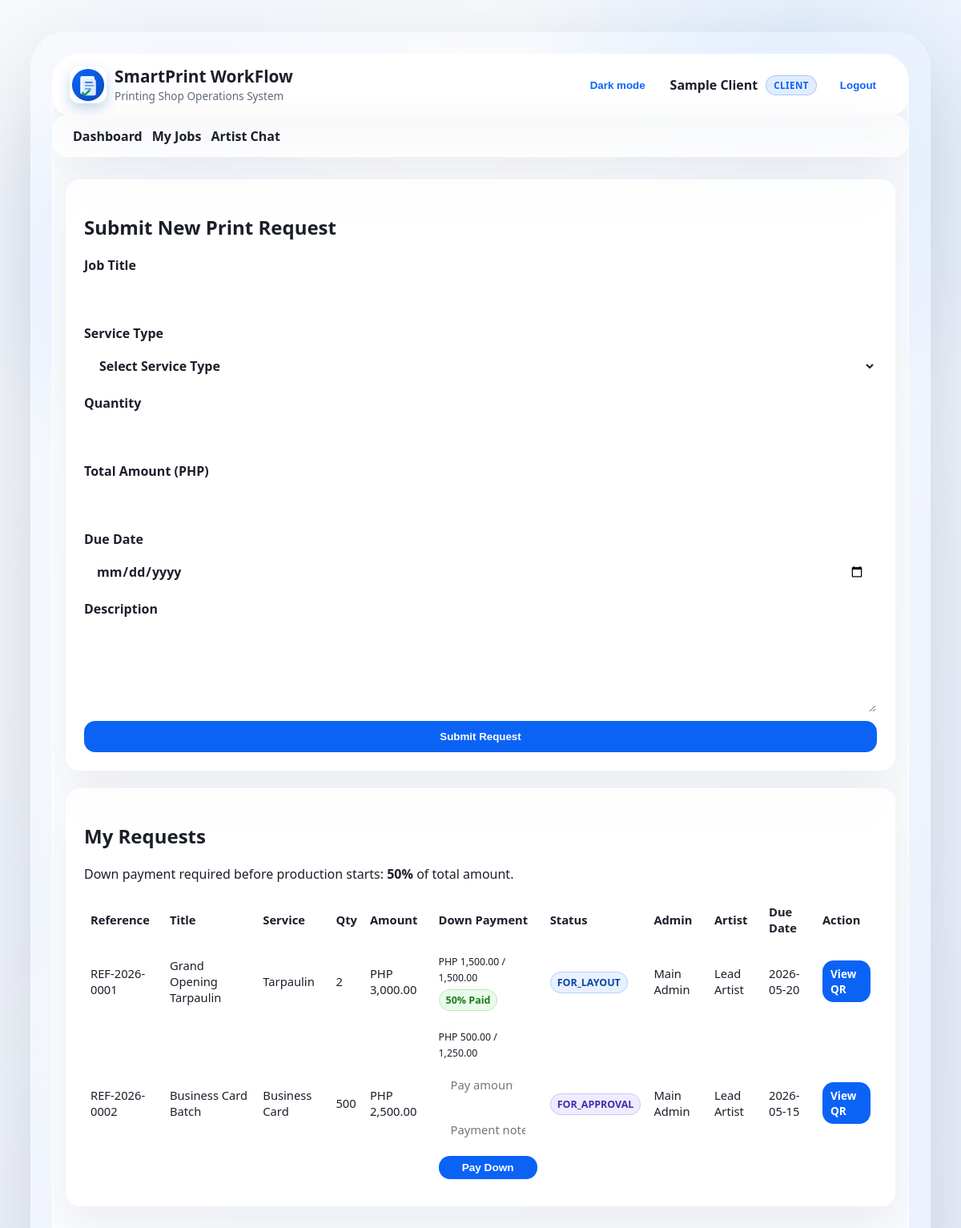
Page /pages/client/jobs.php (signed in) on the committed database.
### tables this page shows
CREATE TABLE print_jobs (
    id INT AUTO_INCREMENT PRIMARY KEY,
    reference_number VARCHAR(20) NOT NULL UNIQUE,
    client_id INT NOT NULL,
    assigned_admin_id INT NULL,
    assigned_artist_id INT NULL,
    title VARCHAR(150) NOT NULL,
    description TEXT NULL,
    service_type_id INT UNSIGNED NOT NULL,
    total_amount DECIMAL(10,2) NOT NULL DEFAULT 0.00,
    quantity INT NOT NULL,
    due_date DATE NOT NULL,
    status_id TINYINT UNSIGNED NOT NULL,
    created_at TIMESTAMP DEFAULT CURRENT_TIMESTAMP,
    updated_at TIMESTAMP DEFAULT CURRENT_TIMESTAMP ON UPDATE CURRENT_TIMESTAMP,
    CONSTRAINT fk_jobs_client FOREIGN KEY (client_id) REFERENCES users(id),
    CONSTRAINT fk_jobs_admin FOREIGN KEY (assigned_admin_id) REFERENCES users(id),
    CONSTRAINT fk_jobs_artist FOREIGN KEY (assigned_artist_id) REFERENCES users(id),
    CONSTRAINT fk_jobs_service_type FOREIGN KEY (service_type_id) REFERENCES service_types(id),
    CONSTRAINT fk_jobs_status FOREIGN KEY (status_id) REFERENCES job_statuses(id),
    INDEX idx_jobs_client_id (client_id),
    INDEX idx_jobs_admin_id (assigned_admin_id),
    INDEX idx_jobs_artist_id (assigned_artist_id),
    INDEX idx_jobs_service_type_id (service_type_id),
    INDEX idx_jobs_status_id (status_id)
);

CREATE TABLE service_types (
    id INT UNSIGNED AUTO_INCREMENT PRIMARY KEY,
    name VARCHAR(100) NOT NULL UNIQUE,
    is_active TINYINT(1) NOT NULL DEFAULT 1
);

CREATE TABLE job_statuses (
    id TINYINT UNSIGNED AUTO_INCREMENT PRIMARY KEY,
    code VARCHAR(30) NOT NULL UNIQUE,
    label VARCHAR(60) NOT NULL
);

CREATE TABLE users (
    id INT AUTO_INCREMENT PRIMARY KEY,
    full_name VARCHAR(120) NOT NULL,
    email VARCHAR(120) NOT NULL UNIQUE,
    password_hash VARCHAR(255) NOT NULL,
    role_id TINYINT UNSIGNED NOT NULL,
    is_active TINYINT(1) NOT NULL DEFAULT 1,
    created_at TIMESTAMP DEFAULT CURRENT_TIMESTAMP,
    CONSTRAINT fk_users_role FOREIGN KEY (role_id) REFERENCES roles(id),
    INDEX idx_users_role_id (role_id)
);

### includes/bootstrap.php (called while the page is built, shortened)
<?php
function e(string $value): string
{
    return htmlspecialchars($value, ENT_QUOTES, 'UTF-8');
}

### pages/client/jobs.php (the view, shortened to what this page needs)
<?php
require_once __DIR__ . '/../../includes/bootstrap.php';
$user = currentUser();
$sql = "SELECT j.id, j.reference_number, j.title, st.name AS service_type, j.total_amount, j.quantity, js.code AS status, j.due_date,
               COALESCE(pay.total_paid, 0) AS total_paid,
               a.full_name AS admin_name,
               g.full_name AS artist_name
        FROM print_jobs j
        INNER JOIN service_types st ON st.id = j.service_type_id
        INNER JOIN job_statuses js ON js.id = j.status_id
        LEFT JOIN (
            SELECT job_id, SUM(amount) AS total_paid
            FROM job_payments
            GROUP BY job_id
        ) pay ON pay.job_id = j.id
        LEFT JOIN users a ON a.id = j.assigned_admin_id
        LEFT JOIN users g ON g.id = j.assigned_artist_id
        WHERE j.client_id = ?
        ORDER BY j.created_at DESC";
$stmt = $pdo->prepare($sql);
$stmt->execute([$user['id']]);
$jobs = $stmt->fetchAll();
require_once __DIR__ . '/../../includes/header.php';
?>
<section class="card">
    <h2>Submit New Print Request</h2>
    <form method="POST" class="form-grid">
        <label>Job Title
            <input type="text" name="title" required>
        </label>
        <label>Service Type
            <select name="service_type_id" required>
                <option value="">Select Service Type</option>
            </select>
        </label>
        <label>Quantity
            <input type="number" name="quantity" min="1" required>
        </label>
        <label>Total Amount (PHP)
            <input type="number" name="total_amount" min="1" step="0.01" required>
        </label>
        <label>Due Date
            <input type="date" name="due_date" required>
        </label>
        <label>Description
            <textarea name="description" rows="4"></textarea>
        </label>
        <button class="btn" type="submit">Submit Request</button>
    </form>
</section>
<section class="card">
    <h2>My Requests</h2>
    <p>Down payment required before production starts: <strong>50%</strong> of total amount.</p>
    <div class="table-wrap">
        <table>
            <thead>
                <tr><th>Reference</th><th>Title</th><th>Service</th><th>Qty</th><th>Amount</th><th>Down Payment</th><th>Status</th><th>Admin</th><th>Artist</th><th>Due Date</th><th>Action</th></tr>
            </thead>
            <tbody>
                <?php foreach ($jobs as $job): ?>
                    <?php
                    $totalAmount = (float) $job['total_amount'];
                    $requiredDown = $totalAmount * 0.5;
                    $totalPaid = (float) $job['total_paid'];
                    $isDownPaymentMet = $totalPaid + 0.00001 >= $requiredDown;
                    ?>
                    <tr>
                        <td><?= e($job['reference_number']) ?></td>
                        <td><?= e($job['title']) ?></td>
                        <td><?= e($job['service_type']) ?></td>
                        <td><?= (int) $job['quantity'] ?></td>
                        <td>PHP <?= number_format($totalAmount, 2) ?></td>
                        <td>
                            <small>PHP <?= number_format($totalPaid, 2) ?> / <?= number_format($requiredDown, 2) ?></small>
                            <?php if (!$isDownPaymentMet): ?>
                                <form method="POST" class="form-grid" style="margin-top:8px;">
                                    <input type="number" name="amount" min="1" step="0.01" placeholder="Pay amount" required>
                                    <input type="text" name="note" placeholder="Payment note (optional)">
                                    <button class="btn small" type="submit">Pay Down</button>
                                </form>
                            <?php else: ?>
                                <div class="status status-completed" style="margin-top:6px; display:inline-block;">50% Paid</div>
                            <?php endif; ?>
                        </td>
                        <td><span class="status status-<?= e($job['status']) ?>"><?= e(strtoupper($job['status'])) ?></span></td>
                        <td><?= e($job['admin_name'] ?? '-') ?></td>
                        <td><?= e($job['artist_name'] ?? '-') ?></td>
                        <td><?= e($job['due_date']) ?></td>
                        <td><a class="btn small" href="/smartprint-workflow/track.php?ref=<?= e($job['reference_number']) ?>" target="_blank">View QR</a></td>
                    </tr>
                <?php endforeach; ?>
            </tbody>
        </table>
    </div>
</section>
<?php require_once __DIR__ . '/../../includes/footer.php'; ?>

### assets/css/styles.css (style rules this page uses)
:root { --bg: #f1f6ff; --surface: rgba(255, 255, 255, 0.72); --surface-strong: rgba(255, 255, 255, 0.88); --ink: #1b1f2a; --muted: #5f6b7a; --primary: #0b63f6; --primary-dark: #0849b7; --border: rgba(255, 255, 255, 0.55); --ok: #1b8f3d; --error: #b42318; --shadow: 0 24px 60px rgba(20, 36, 75, 0.08); }
* { box-sizing: border-box; }
body { margin: 0; min-height: 100vh; font-family: "Segoe UI", Tahoma, Geneva, Verdana, sans-serif; background: radial-gradient(circle at 20% 20%, rgba(11, 99, 246, 0.12), transparent 18%), radial-gradient(circle at 80% 12%, rgba(78, 167, 255, 0.16), transparent 20%), linear-gradient(135deg, #f7f9fd 0%, #e8effd 100%); color: var(--ink); }
body::before { content: ""; position: fixed; inset: 0; background: radial-gradient(circle at 50% 0%, rgba(255, 255, 255, 0.35), transparent 24%), radial-gradient(circle at 10% 80%, rgba(255, 255, 255, 0.18), transparent 16%); pointer-events: none; }
.card { background: var(--surface); border: 1px solid var(--border); border-radius: 18px; padding: 22px; margin-bottom: 22px; box-shadow: var(--shadow); backdrop-filter: blur(14px); }
.form-grid { display: grid; gap: 10px; }
label { display: grid; gap: 5px; font-weight: 600; color: var(--ink); }
input, select, textarea { width: 100%; padding: 12px 14px; border: 1px solid var(--border); border-radius: 14px; background: rgba(255, 255, 255, 0.88); font: inherit; color: var(--ink); }
textarea { resize: vertical; }
.btn { display: inline-flex; align-items: center; justify-content: center; padding: 12px 18px; border: none; border-radius: 14px; background: var(--primary); color: #fff; text-decoration: none; font-weight: 700; cursor: pointer; transition: transform 0.18s ease, background 0.18s ease; }
.btn.small { padding: 7px 10px; font-size: 0.85rem; }
.table-wrap { overflow-x: auto; }
table { width: 100%; border-collapse: collapse; }
th, td { border-bottom: 1px solid var(--border); text-align: left; padding: 10px 8px; font-size: 0.92rem; }
.status { font-size: 0.78rem; padding: 4px 8px; border-radius: 999px; border: 1px solid transparent; font-weight: 700; }
.status-for_layout { background: #e8f1ff; color: #0d47a1; border-color: #b5d0ff; }
.status-for_approval { background: #f0ecff; color: #4a2aad; border-color: #cfc2ff; }
.status-completed { background: #e9fbe9; color: #1f7a1f; border-color: #b8e7b8; }

### rows in the picture
print_jobs: reference_number "REF-2026-0001", title "Grand Opening Tarpaulin", service_type.name "Tarpaulin", quantity "2", total_amount "3,000.00", totalPaid "1,500.00", total_amount "1,500.00", shows "50% Paid", status.code "FOR_LAYOUT", assigned_admin.full_name "Main Admin", assigned_artist.full_name "Lead Artist", due_date "2026-05-20"
print_jobs: reference_number "REF-2026-0002", title "Business Card Batch", service_type.name "Business Card", quantity "500", total_amount "2,500.00", totalPaid "500.00", total_amount "1,250.00", status.code "FOR_APPROVAL", assigned_admin.full_name "Main Admin", assigned_artist.full_name "Lead Artist", due_date "2026-05-15"

### other values in the picture
$user['full_name'] "Sample Client"
$user['role'] "CLIENT"
